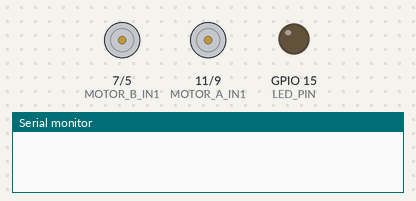
A program run on a simulated ESP32-S2. Shown: motor-driver pin pairs drawn as motors (green arrow = first pin HIGH = forward, orange = second pin HIGH = backward, longer = more drive), output pins drawn as LEDs (lit = HIGH), the last lines printed to the serial monitor.

Above: at 0.0 s.
At 6.7 s:
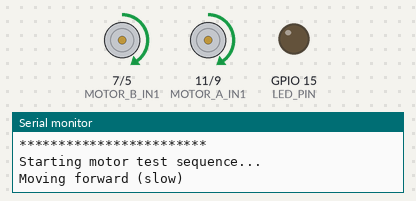
At 11.5 s:
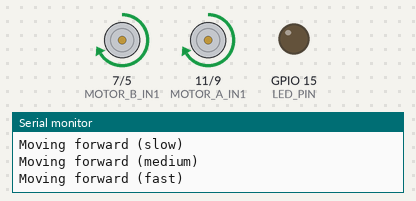
At 20.5 s:
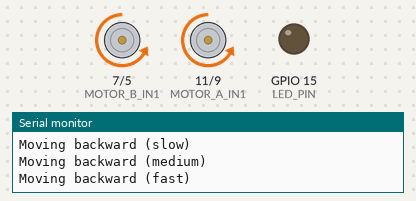
At 27.1 s:
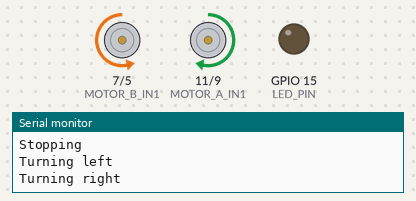
At 38.1 s:
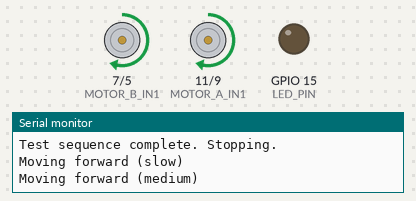
Timing chart, 0 to 39.6 s (numbered marks = the images above):
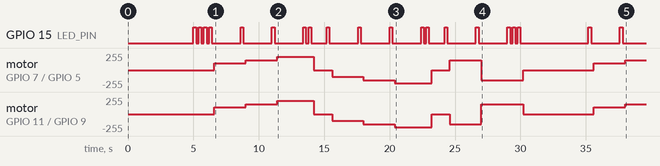

Measured:
- by itself, GPIO 15 (LED_PIN): HIGH → LOW at 5.2 s, → HIGH 0.20 s later, → LOW 0.20 s later, → HIGH 0.20 s later, … (39 changes in this stretch)
- by itself, motor on GPIO 7 (MOTOR_B_IN1) / GPIO 5 (MOTOR_B_IN2): stopped → forward 100/255 at 6.6 s, → forward 150/255 2.4 s later, → forward 200/255 2.4 s later, → stopped 2.8 s later, … (13 changes in this stretch)
- by itself, motor on GPIO 11 (MOTOR_A_IN1) / GPIO 9 (MOTOR_A_IN2): stopped → forward 100/255 at 6.6 s, → forward 150/255 2.4 s later, → forward 200/255 2.4 s later, → stopped 2.8 s later, … (13 changes in this stretch)

The program:

main.cpp
```cpp
#include <Arduino.h>
#include "motor_control.h"

#define LED_PIN 15  // Onboard LED pin

void blinkLED(int times, int duration = 200) {
  for (int i = 0; i < times; i++) {
    digitalWrite(LED_PIN, HIGH);
    delay(duration);
    digitalWrite(LED_PIN, LOW);
    delay(duration);
  }
}

void setup() {
  // Setup LED
  pinMode(LED_PIN, OUTPUT);

  Serial.begin(115200);
  delay(5000);  // Give time to open serial monitor

  Serial.println("\n\n");
  Serial.println("************************");
  Serial.println("ESP32-S2 Mini Motor Test");
  Serial.println("************************");

  // Blink LED 3 times on startup
  blinkLED(3);

  // Setup motor control
  setupMotors();

  Serial.println("Starting motor test sequence...");
}

void loop() {
  // Test forward movement
  Serial.println("Moving forward (slow)");
  blinkLED(1);
  moveForward(MOTOR_SPEED_SLOW);
  delay(2000);

  Serial.println("Moving forward (medium)");
  blinkLED(1);
  moveForward(MOTOR_SPEED_MEDIUM);
  delay(2000);

  Serial.println("Moving forward (fast)");
  blinkLED(1);
  moveForward(MOTOR_SPEED_FAST);
  delay(2000);

  // Stop
  Serial.println("Stopping");
  blinkLED(2);
  stopMotors();
  delay(1000);

  // Test backward movement
  Serial.println("Moving backward (slow)");
  blinkLED(1);
  moveBackward(MOTOR_SPEED_SLOW);
  delay(2000);

  Serial.println("Moving backward (medium)");
  blinkLED(1);
  moveBackward(MOTOR_SPEED_MEDIUM);
  delay(2000);

  Serial.println("Moving backward (fast)");
  blinkLED(1);
  moveBackward(MOTOR_SPEED_FAST);
  delay(2000);

  // Stop
  Serial.println("Stopping");
  blinkLED(2);
  stopMotors();
  delay(1000);

  // Test turning
  Serial.println("Turning left");
  blinkLED(1);
  turnLeft(MOTOR_SPEED_MEDIUM);
  delay(2000);

  Serial.println("Turning right");
  blinkLED(1);
  turnRight(MOTOR_SPEED_MEDIUM);
  delay(2000);

  // Final stop
  Serial.println("Test sequence complete. Stopping.");
  blinkLED(3);
  stopMotors();
  delay(5000);  // Wait 5 seconds before repeating
} 
```

motor_control.cpp
```cpp
#include <Arduino.h>
#include "motor_control.h"

void setupMotors() {
  // Set motor control pins as outputs
  pinMode(MOTOR_A_IN1, OUTPUT);
  pinMode(MOTOR_A_IN2, OUTPUT);
  pinMode(MOTOR_B_IN1, OUTPUT);
  pinMode(MOTOR_B_IN2, OUTPUT);

  // Initialize motors in stopped state
  stopMotors();
}

void moveForward(int speed) {
  // Motor A forward
  analogWrite(MOTOR_A_IN1, speed);
  analogWrite(MOTOR_A_IN2, 0);

  // Motor B forward
  analogWrite(MOTOR_B_IN1, speed);
  analogWrite(MOTOR_B_IN2, 0);
}

void moveBackward(int speed) {
  // Motor A backward
  analogWrite(MOTOR_A_IN1, 0);
  analogWrite(MOTOR_A_IN2, speed);

  // Motor B backward
  analogWrite(MOTOR_B_IN1, 0);
  analogWrite(MOTOR_B_IN2, speed);
}

void turnLeft(int speed) {
  // Motor A backward
  analogWrite(MOTOR_A_IN1, 0);
  analogWrite(MOTOR_A_IN2, speed);

  // Motor B forward
  analogWrite(MOTOR_B_IN1, speed);
  analogWrite(MOTOR_B_IN2, 0);
}

void turnRight(int speed) {
  // Motor A forward
  analogWrite(MOTOR_A_IN1, speed);
  analogWrite(MOTOR_A_IN2, 0);

  // Motor B backward
  analogWrite(MOTOR_B_IN1, 0);
  analogWrite(MOTOR_B_IN2, speed);
}

void stopMotors() {
  // Stop both motors
  analogWrite(MOTOR_A_IN1, 0);
  analogWrite(MOTOR_A_IN2, 0);
  analogWrite(MOTOR_B_IN1, 0);
  analogWrite(MOTOR_B_IN2, 0);
} 
```

motor_control.h
```cpp
#ifndef MOTOR_CONTROL_H
#define MOTOR_CONTROL_H

// Motor control pins for DRV8833
#define MOTOR_A_IN1 11  // GPIO1
#define MOTOR_A_IN2 9  // GPIO2
#define MOTOR_B_IN1 7  // GPIO3
#define MOTOR_B_IN2 5  // GPIO4

// Motor speeds
#define MOTOR_SPEED_SLOW 100
#define MOTOR_SPEED_MEDIUM 150
#define MOTOR_SPEED_FAST 200

// Function declarations
void setupMotors();
void moveForward(int speed);
void moveBackward(int speed);
void turnLeft(int speed);
void turnRight(int speed);
void stopMotors();

#endif // MOTOR_CONTROL_H 
```
